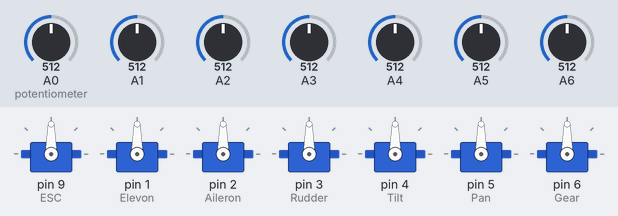
A sketch run on a simulated Arduino Nano, built with avr-gcc and run on an emulated ATmega328P. On the bench: 7 × servo. The inputs (shaded band) are chosen by the test bench; at power-on: A0 (potentiometer) = 512, A1 = 512, A2 = 512, A3 = 512, A4 = 512, A5 = 512, A6 = 512.

Above: at 1.2 s.
1.3 s: A0 (potentiometer) set to 716
At 2.3 s:
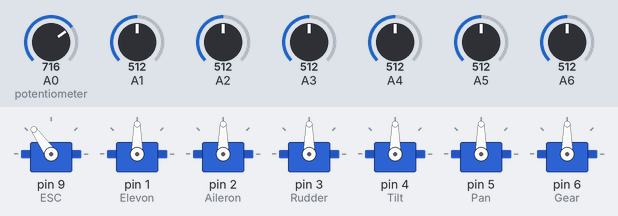
2.8 s: A1 set to 716
At 3.3 s:
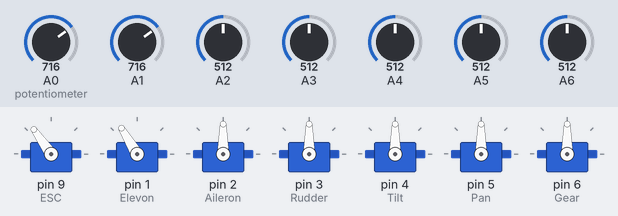
4.3 s: A2 set to 716
At 5.5 s:
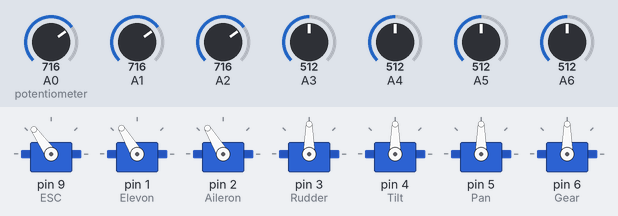
5.8 s: A3 set to 716
At 6.6 s:
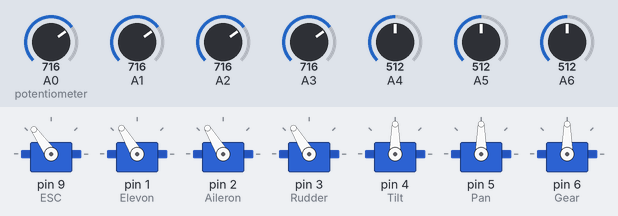
7.3 s: A4 set to 716
At 7.6 s:
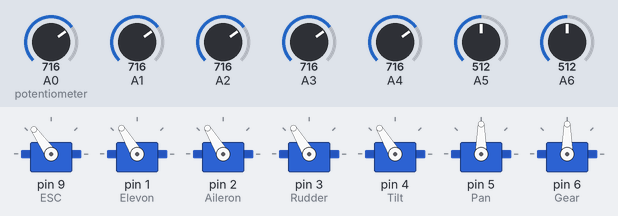
8.8 s: A5 set to 716
At 9.8 s:
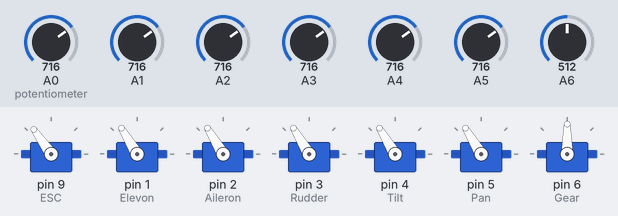
Timing chart, 0 to 11.3 s (numbered marks = the images above; inputs shaded):
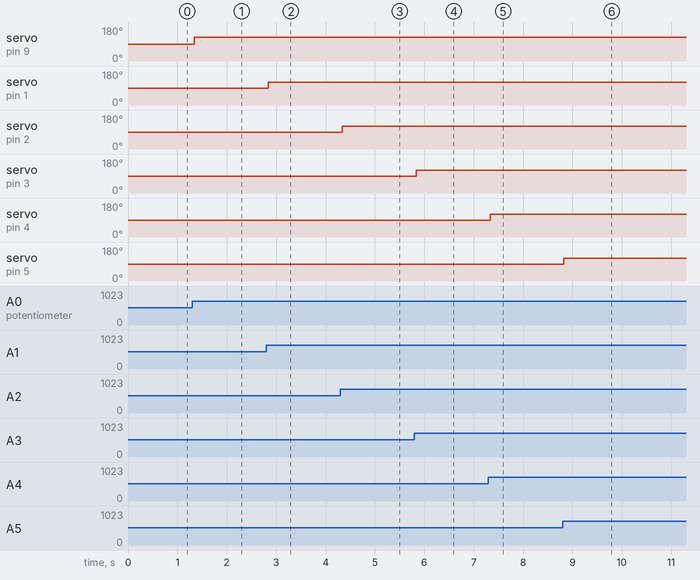

Measured:
- after the input at 1.3 s, servo on pin 9 (ESC): 90° → 125° at once
- after the input at 2.8 s, servo on pin 1 (Elevon): 90° → 121° at once
- after the input at 4.3 s, servo on pin 2 (Aileron): 90° → 121° at once
- after the input at 5.8 s, servo on pin 3 (Rudder): 90° → 121° at once
- after the input at 7.3 s, servo on pin 4 (Tilt): 90° → 121° at once
- after the input at 8.8 s, servo on pin 5 (Pan): 90° → 121° at once

The sketch:

TXRX_CODE.ino
```cpp
#include <Servo.h>    //Servo library

Servo ESC;        // create servo object to control the ESC
Servo Elevon;     // create servo object to control the Elevon
Servo Aileron;    // create servo object to control the Aileron
Servo Rudder;     // create servo object to control the Rudder
Servo Tilt;       // create servo object to control the Tilt
Servo Pan;        // create servo object to control the Pan
Servo Gear;       // create servo object to control the Landing Gear

int Thrust;    // value from the analog pin  (used for throttle)
int Pitch;     // value from the analog pin  (used for pitching)
int Roll;      // value from the analog pin  (used for rolling)
int Yaw;       // value from the analog pin  (used for yawing)
int CamTilt;   // value from the analog pin  (used for tilting camera)
int CamPan;    // value from the analog pin  (used for panning camera)
int Land;      // value from the analog pin  (used for landing gear)


void setup()
{
  ESC.attach(9,1000,2000);  // (pin, min pulse width, max pulse width in microseconds)
  Elevon.attach(1);         // (pin, min pulse width, max pulse width in microseconds)
  Aileron.attach(2);        // (pin, min pulse width, max pulse width in microseconds)
  Rudder.attach(3);         // (pin, min pulse width, max pulse width in microseconds)
  Tilt.attach(4);           // (pin, min pulse width, max pulse width in microseconds)
  Pan.attach(5);            // (pin, min pulse width, max pulse width in microseconds)
  Gear.attach(6);           // (pin, min pulse width, max pulse width in microseconds)
}

void loop()
{
  Thrust = analogRead(A0);   // reads the value of the potentiometer (value between 0 and 1023)
  Pitch = analogRead(A1);    // reads the value of the Joystick (value between 0 and 1023)
  Roll = analogRead(A2);     // reads the value of the Joystick (value between 0 and 1023)
  Yaw = analogRead(A3);      // reads the value of the Joystick (value between 0 and 1023)
  CamTilt = analogRead(A4);  // reads the value of the Joystick (value between 0 and 1023)
  CamPan = analogRead(A5);   // reads the value of the Joystick (value between 0 and 1023)
  Land = analogRead(A6);     // reads the value of the Joystick (value between 0 and 1023)

  Thrust =map(Thrust, 0, 1023, 0, 180);       // scale it to use it with the servo library (value between 0 and 180)
  Pitch =map(Pitch, 0, 1023, 10, 170);        // scale it to use it with the servo library (value between 0 and 180)
  Roll =map(Roll, 0, 1023, 10, 170);          // scale it to use it with the servo library (value between 0 and 180)
  Yaw =map(Yaw, 0, 1023, 10, 170);            // scale it to use it with the servo library (value between 0 and 180)
  CamTilt =map(CamTilt, 0, 1023, 10, 170);    // scale it to use it with the servo library (value between 0 and 180)
  CamPan =map(CamPan, 0, 1023, 10, 170);      // scale it to use it with the servo library (value between 0 and 180)
  Land =map(Land, 0, 1023, 10, 170);          // scale it to use it with the servo library (value between 0 and 180)

  ESC.write(Thrust);      // Send the signal to the ESC
  Elevon.write(Pitch);   // Send the signal to the Elevons
  Aileron.write(Roll);   // Send the signal to the Ailerons
  Rudder.write(Yaw);     // Send the signal to the Split Rudder
  Tilt.write(CamTilt);   // Send the signal to the Tilt servo
  Pan.write(CamPan);     // Send the signal to the Pan servo
  Gear.write(Land);     // Send the signal to the Landing Gear servo

    delay(50);
}
```
